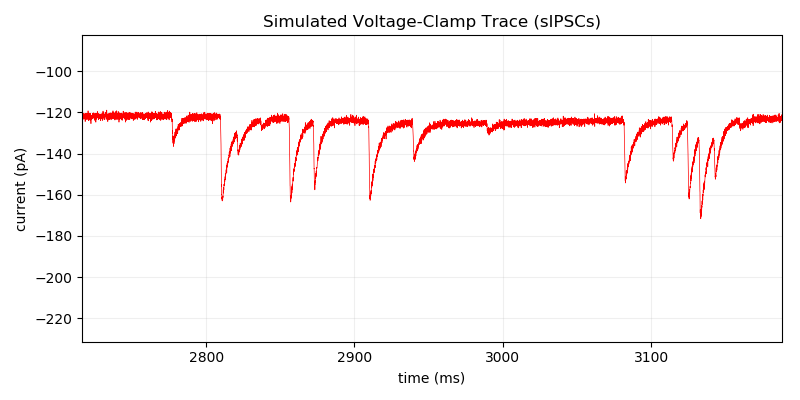

Reproduce this figure in Python.
"""
Collect code here which may be useful to simulate patch-clamp-like recordings
from scratch. This will be useful when generating data to practice exporting
into different formats (e.g., ABF1) or when performing/testing various event
detection or curve fitting routines.

This script was used to create the NPY file containing a few sweeps of simulated
data representing a cell in whole-cell patch-clamp configuration with a high
chloride internal looking at IPSCs (appearing as inward currents):
  * 10 Hz IPSCs (monoexponential) were stochastically placed in each sweep
  * The time constant of each is about 100ms, but randomly varies slightly
  * Event amplitude is random (not normally distributed though)
  * Gaussian noise was added to the trace to simulate amplifier noise
  * A slight wobble was added to the trace to reflect real recording conditions
  * The signal was low-pass filtered (due to Ra, not the hardware filter)
  * Extra tools are in this function to similarly generate EPSPs/IPSPs (alpha)
"""

import numpy as np
import matplotlib.pyplot as plt
import os
FOLDER_HERE = os.path.dirname(__file__)

# trace feature generation


def generate_alpha(pointCount=1000):
    """create a smooth rise/fall similar to an EPSP"""
    xs = np.arange(pointCount)
    alpha = 10/pointCount
    data = alpha**2*xs*np.exp(-alpha*xs)
    data /= np.max(data)
    return data


def generate_exp(tauMs=100, rate=20_000, fudgeTau=True):
    """create a sharp rise and exponential decay, like an IPSC."""
    tauPoints = tauMs * 20_000 / 1000
    xs = np.arange(tauPoints)
    if fudgeTau:
        fudgeFactor = tauMs/2
        tauMs += np.random.random()*fudgeFactor-fudgeFactor/2
    data = np.exp(-xs/tauMs)
    return data


def _demo_check_IPSC_tau():
    """visual check that IPSC time constants are accurate."""
    plt.figure()
    plt.grid(alpha=.2)
    plt.title("IPSC time constant assessment")
    taus = [10, 15, 25, 35, 50]
    plt.axhline(100/np.e, color='k', ls='--')
    for i, tau in enumerate(taus):
        data = generate_exp(tau)
        dataX = np.arange(0, len(data))/20_000
        plt.plot(data*100, color=f'C{i}', label=f"tau = {tau} ms")
        plt.axvline(tau, color=f'C{i}', ls=':', alpha=.5)
    plt.legend()
    plt.axis([0, 100, None, None])
    plt.xlabel("time (ms)")
    plt.ylabel("magnitude (%)")
    plt.show()


# addition of noise, filtering, and instability artifacts


def _kernel_gaussian(size=100, sigma=None):
    """
    Return a 1d array shaped like a Gaussian curve with area of 1.
    Optionally provide a sigma (the larger, the wider the curve).
    """
    if not sigma:
        sigma = size/7
    points = np.arange(int(size))
    points = np.exp(-np.power(points-size/2, 2) / (2*np.power(sigma, 2)))
    points = points/sum(points)
    return points


def _convolve(data, kernel):
    """
    Convolve the data with the kernel. The edges of the returned data (half the
    size of the kernel) will be nan. If you want a different convolution method,
    code it yourself!
    """
    smooth = np.convolve(data, kernel, mode='same')  # use valid for strict
    nansNeeded = int((len(data)-len(smooth))/2)
    smooth = np.concatenate((np.full(nansNeeded, np.nan), smooth))
    nansNeeded = int(len(data)-len(smooth))
    smooth = np.concatenate((smooth, np.full(nansNeeded, np.nan)))
    return smooth


def smooth(data, kernelWidthDataFrac=.1):
    """simple gaussian convolution. Guesses most values."""
    kernelSize = int(len(data)*kernelWidthDataFrac)
    kernel = _kernel_gaussian(size=kernelSize)
    return _convolve(data, kernel)


def add_noise(data, magnitude=3):
    """Return the input signal with normal (gaussian) noise added."""
    noise = np.random.normal(0, magnitude/10, len(data))
    return data + noise * magnitude


def add_wobble(data, magnitude=3):
    """add slow wobbling to make the signal slowly drift in stability."""
    wobble = np.random.normal(0, magnitude/10, len(data))
    wobble = smooth(wobble)
    wobbleMax = np.nanmax(wobble)
    wobble /= wobbleMax
    return data + wobble * magnitude


# full sweep creation

def generate_sweep_IPSCs(rate_Hz=20000, length_sec=5, ipsc_freq_Hz=20,
                         offset=-123, plotToo=False):

    # start with a clean trace
    data = np.zeros(rate_Hz*length_sec, dtype=np.float)

    # add IPSCs at totally random times (allow compound events)
    eventTimes = np.random.random_sample(length_sec*ipsc_freq_Hz)*length_sec
    eventTimes = np.sort(eventTimes)
    eventMagnitudes = np.random.random_sample(len(eventTimes))*50.0
    polarity = -1  # make negative to reverse the direction of events
    for i in range(len(eventTimes)):
        eventIndex = int(rate_Hz*eventTimes[i])
        eventTrace = generate_exp() * eventMagnitudes[i]
        if (len(data)-eventIndex) < len(eventTrace):
            maxEventLength = len(data)-eventIndex
            eventTrace = eventTrace[:maxEventLength]
        traceBefore = data[eventIndex:eventIndex+len(eventTrace)]
        traceAfter = traceBefore + eventTrace * polarity
        data[eventIndex:eventIndex+len(eventTrace)] = traceAfter

    # low-pass filter the recording (to smooth the rising edge of IPSCs)
    lowPassFilterHz = 500  # be aggressive here to compensate for Ra*Cm
    lowPassFilterPoints = int(rate_Hz/lowPassFilterHz)
    data = _convolve(data, _kernel_gaussian(size=lowPassFilterPoints))

    # add recording artifacts
    data = add_noise(data)
    data = add_wobble(data, 2)

    # adjust offset
    data += offset

    if plotToo:
        dataX = np.arange(len(data))/rate_Hz
        plt.figure(figsize=(8, 4))
        plt.grid(alpha=.2)
        plt.plot(dataX*1000, data, lw=.5, color='r')
        plt.title("Simulated Voltage-Clamp Trace (sIPSCs)")
        plt.xlabel("time (ms)")
        plt.ylabel("current (pA)")
        plt.margins(0, .1)
        plt.tight_layout()
        plt.show()

    return data


def generate_sweeps_IPSCs(sweepCount=10, sweepLengthSec=5, rate_Hz=20_000):
    """save several sweeps of simulated data as a numpy array (NPY file)."""
    sweepPoints = rate_Hz * sweepLengthSec
    data = np.empty((sweepCount, sweepPoints), dtype=np.float16)
    for sweep in range(sweepCount):
        print(f"generating sweep {sweep+1} of {sweepCount} ...")
        data[sweep] = generate_sweep_IPSCs(rate_Hz, sweepLengthSec)
    np.save(FOLDER_HERE+"/2018-11-24 simulated data.npy", data)
    return data


def load_simulated_data():
    """load the NPY file and display it."""
    data = np.load(FOLDER_HERE+"/2018-11-24 simulated data.npy")
    sweepX = np.arange(len(data[0]))/20_000
    plt.figure(figsize=(8, 4))
    plt.plot(sweepX*1000, data[0], color='r', lw=.5)
    plt.margins(0, .1)
    plt.ylabel("current (pA)")
    plt.ylabel("time (ms)")
    plt.show()


if __name__ == "__main__":
    load_simulated_data()
    print("DONE")
